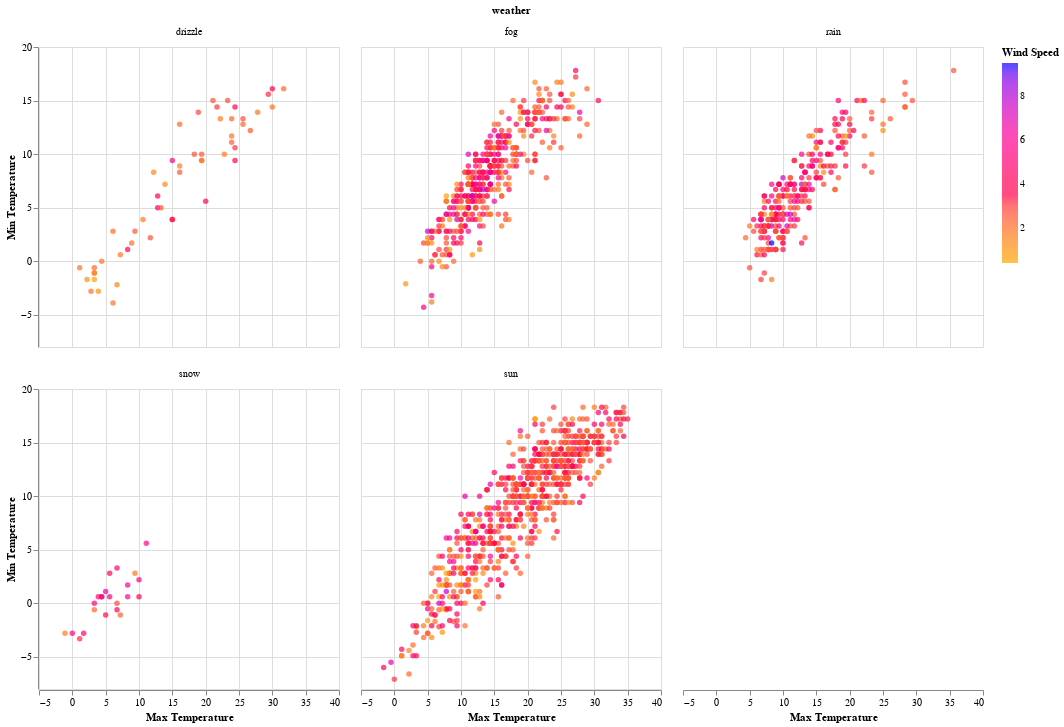

The code cell stored with this chart in its notebook:
### Markdown cell above
##### Question 3 (10 points)

Create a facet figure in Altair with 2 row and 3 columns. For each panel in the facet figure, it shows a scatter plot between the max and min temperature for one type of weather. Use the wind speed to color the points. Also add interaction to show the max and min temperature and wind speed for each data point. Include necessary title and labels.

### Code cell
question_3 = alt.Chart(weather).mark_circle().encode(
    alt.X('temp_max:Q', title='Max Temperature'),
    alt.Y('temp_min:Q', title='Min Temperature'),

    #wind speed is quantitative
    alt.Color('wind:Q', title = 'Wind Speed',
              #darker color = faster wind
              scale=alt.Scale(range=['orange', 'blue'])),

    alt.Tooltip(['weather:N', 'temp_max:Q', 'temp_min:Q', 'wind:Q'])
).facet(
    #what attributes to focus the graph on
    #define the layout of the facet
    facet = 'weather:N',
    columns = 3
)
question_3

### Figure 1 — Vega-Lite specification as saved in the notebook (floating-point values rounded to 4 significant figures; data arrays with more than 128 entries replaced by an {"elided": "..."} marker saying what was removed)
{"config": {"view": {"continuousWidth": 300, "continuousHeight": 300}}, "data": {"name": "data-6881b3c76720a51ecae2e2fb5659aff4"}, "facet": {"field": "weather", "type": "nominal"}, "spec": {"mark": {"type": "circle"}, "encoding": {"color": {"field": "wind", "scale": {"range": ["orange", "blue"]}, "title": "Wind Speed", "type": "quantitative"}, "tooltip": [{"field": "weather", "type": "nominal"}, {"field": "temp_max", "type": "quantitative"}, {"field": "temp_min", "type": "quantitative"}, {"field": "wind", "type": "quantitative"}], "x": {"field": "temp_max", "title": "Max Temperature", "type": "quantitative"}, "y": {"field": "temp_min", "title": "Min Temperature", "type": "quantitative"}}}, "columns": 3, "$schema": "https://vega.github.io/schema/vega-lite/v5.20.1.json", "datasets": {"data-6881b3c76720a51ecae2e2fb5659aff4": {"elided": "1461 records"}}}
